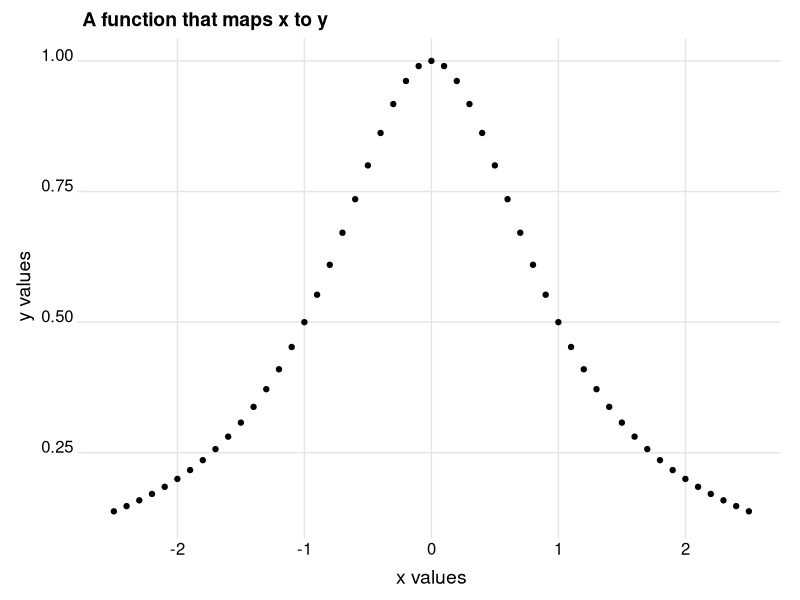
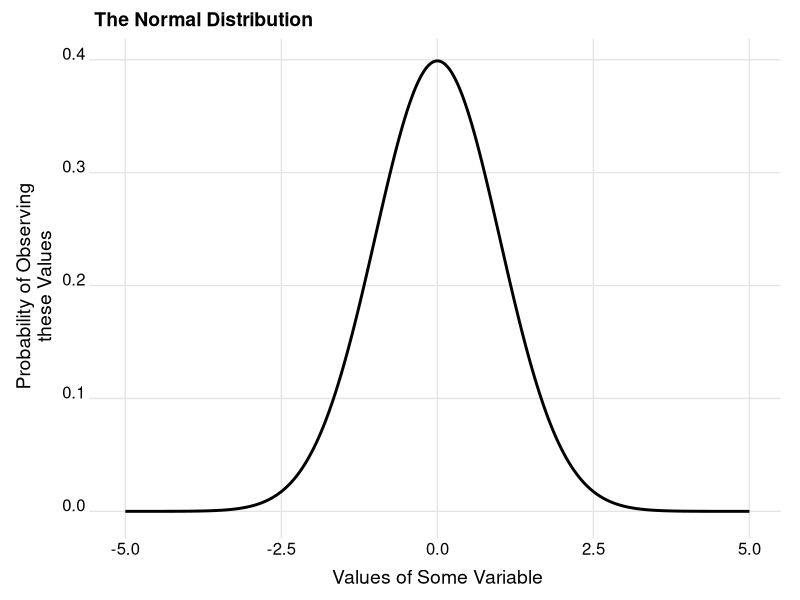
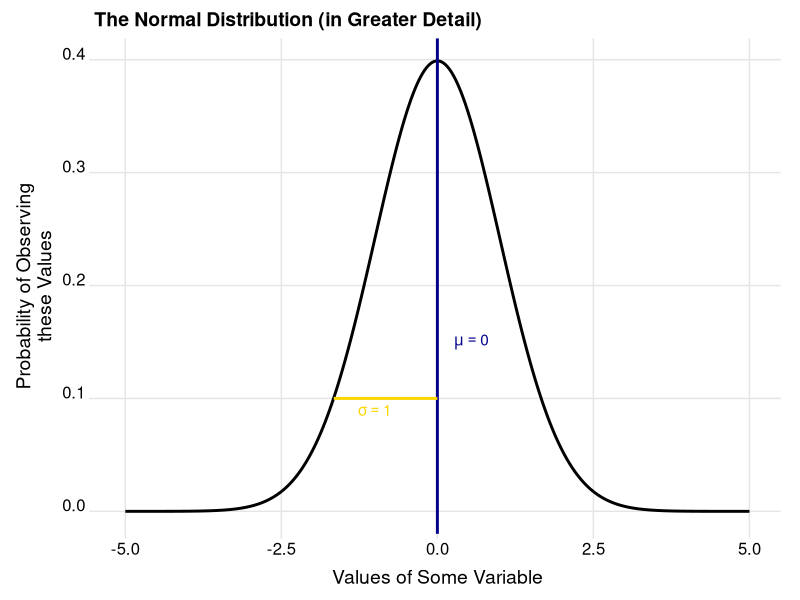
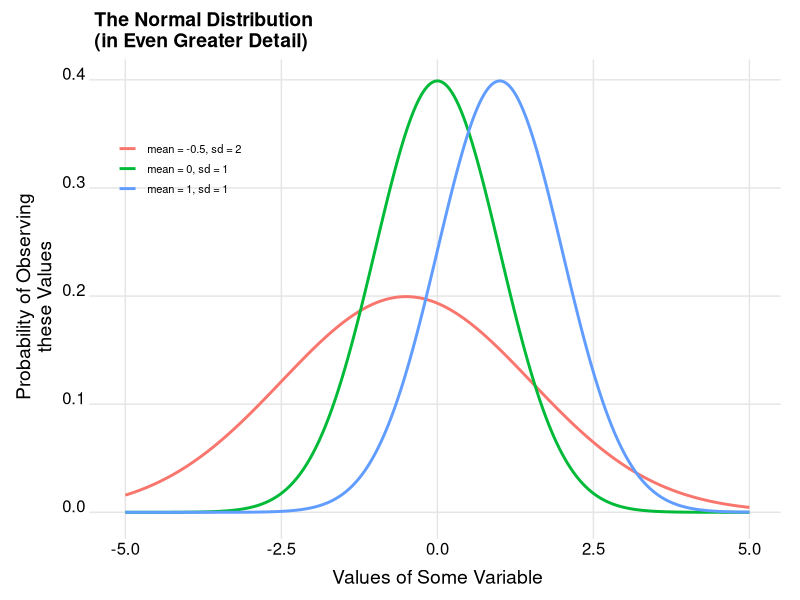
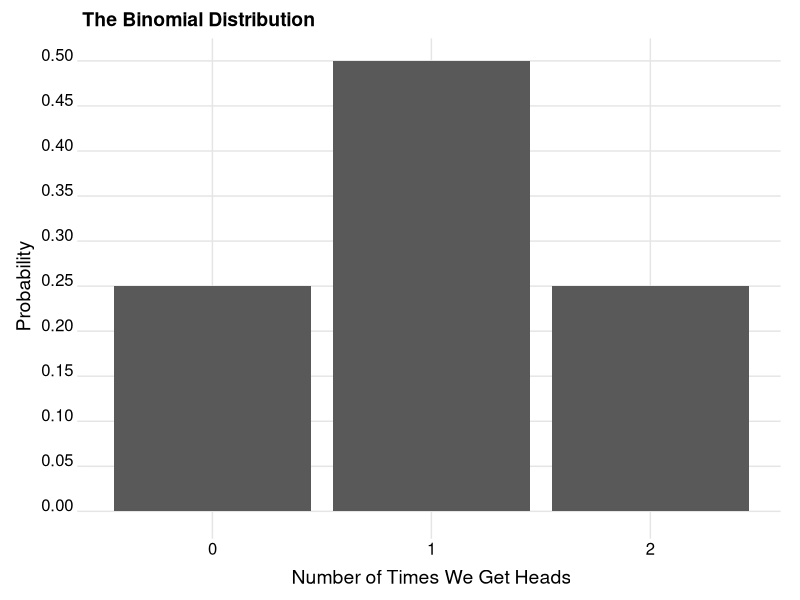
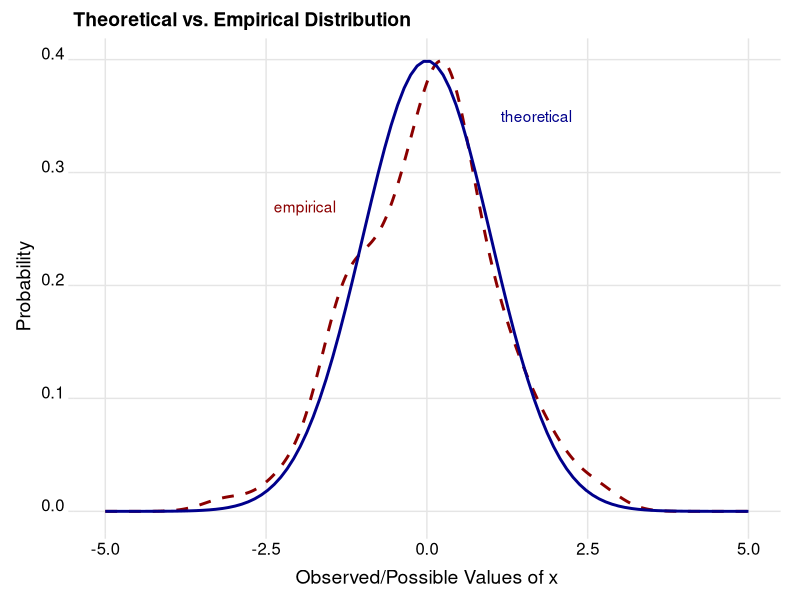
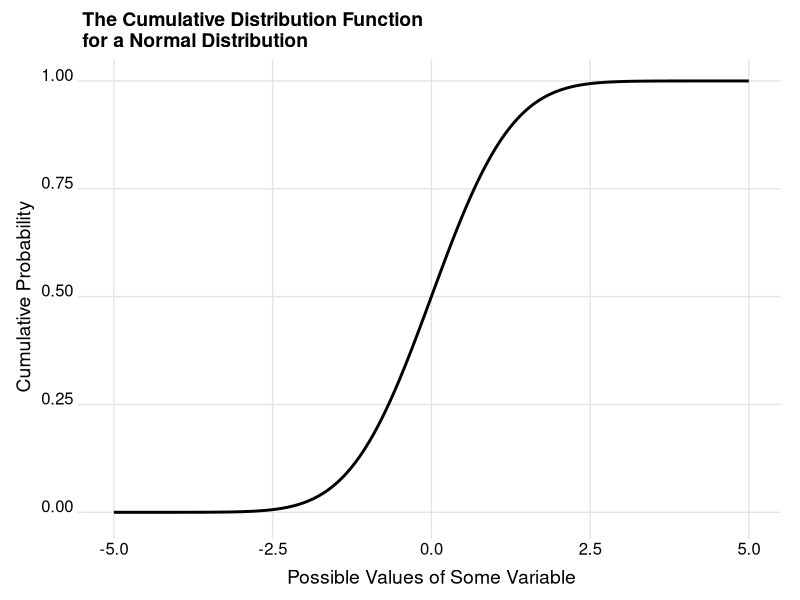
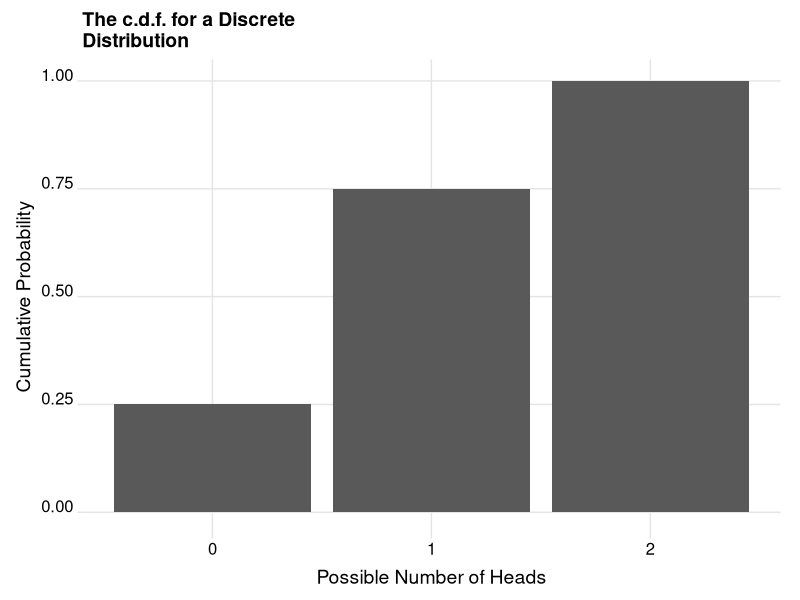

Write the R code that produced these figures, in order.
## ---- chunk 1
knitr::opts_chunk$set(echo = TRUE,
                      warning = FALSE,
                      message = FALSE,
                      fig.height = 4,
                      fig.width = 5)
## ---- chunk 2
# libraries
library(tidyverse) # for grammar
library(ggridges)  # for plotting pretty distributions
library(foreach)   # for running loops
## ---- chunk 3
# f function
f = function(x) 1 / (1 + x^2)

# vector of x values
x = seq(-2.5,2.5,0.1) # this function makes a sequence of values

# map x values to y values
y = f(x)

# plot the x-y coordinates
ggplot() +
  aes(
    x = x,
    y = y
  ) +
  geom_point() +
  labs(
    x = 'x values',
    y = 'y values',
    title = 'A function that maps x to y'
  ) +
  theme_ridges(center_axis_labels = T)
## ---- chunk 4
x = seq(-5,5,.01)
px = dnorm(x)
ggplot() +
  aes(
    x = x,
    y = px
  ) +
  geom_line(size = 1) +
  labs(
    x = "Values of Some Variable",
    y = "Probability of Observing\nthese Values",
    title = "The Normal Distribution"
  ) +
  theme_ridges(
    center_axis_labels = T
  )
## ---- chunk 5
x = seq(-5,5,.01)
px = dnorm(x)
ggplot() +
  aes(
    x = x,
    y = px
  ) +
  geom_line(size = 1) +
  geom_vline(
    xintercept = 0,
    lty = 1,
    col = 'darkblue',
    size = 1
  ) +
  geom_line(
    aes(x = c(0,x[px>=.1][1]),
        y = c(.1,.1)),
    col = 'gold',
    size = 1
  ) +
  annotate(
    'text',
    x = -1,
    y = .09,
    label = "sigma==1",
    parse=T,
    color = 'gold'
  ) +
  annotate(
    'text',
    x = .55,
    y = .15,
    label = "mu==0",
    parse=T,
    color = 'darkblue'
  ) +
  labs(
    x = "Values of Some Variable",
    y = "Probability of Observing\nthese Values",
    title = "The Normal Distribution (in Greater Detail)"
  ) +
  theme_ridges(
    center_axis_labels = T
  )
## ---- chunk 6
x = seq(-5,5,.01)
px1 = dnorm(x)
px2 = dnorm(x, mean = 1)
px3 = dnorm(x, mean = -0.5, sd = 2)
tibble(
  x = c(x,x,x),
  px = c(px1,px2,px3),
  color = rep(
    c('mean = 0, sd = 1',
      'mean = 1, sd = 1',
      'mean = -0.5, sd = 2'),
    each = length(px1)
  )
) %>%
  ggplot() +
  aes(
    x = x,
    y = px,
    color = color
  ) +
  geom_line(size = 1) +
  labs(
    x = "Values of Some Variable",
    y = "Probability of Observing\nthese Values",
    title = "The Normal Distribution\n(in Even Greater Detail)",
    color = ""
  ) +
  theme_ridges(
    center_axis_labels = T
  ) + 
  theme(
    legend.position = c(.02,.8),
    legend.text = element_text(size=8)
  )
## ---- chunk 7
cointoss = dbinom(x=0:2,size=2,prob=.5)
tibble(
  x=0:2,
  y=cointoss
)  %>%
  ggplot() +
  aes(
    x = x,
    y = y
  ) +
  geom_col() +
  scale_y_continuous(
    breaks=seq(0,.5,by=.05)
  ) +
  labs(
    x = 'Number of Times We Get Heads',
    y = 'Probability',
    title = 'The Binomial Distribution'
  ) +
  theme_ridges(
    center_axis_labels = T
  )
## ---- chunk 8
set.seed(111)
x = rnorm(
  n = 100,
  mean = 0,
  sd = 1
)
head(x)
## ---- chunk 9
tibble(
  obs = x,
  thy = dnorm(seq(-5,5,len=100))
) %>%
  ggplot() +
  geom_density(
    aes(obs),
    size = 1,
    lty = 2,
    col = 'darkred'
  ) +
  geom_line(
    aes(
      x = seq(-5,5,len=100),
      y = thy
    ),
    size = 1,
    col = 'darkblue'
  ) +
  annotate(
    'text',
    x = 1.7,
    y = .35,
    label = 'theoretical',
    col = 'darkblue'
  ) +
  annotate(
    'text',
    x = -1.9,
    y = .27,
    label = 'empirical',
    col = 'darkred'
  ) +
  labs(
    x = 'Observed/Possible Values of x',
    y = 'Probability',
    title = 'Theoretical vs. Empirical Distribution'
  ) +
  theme_ridges(
    center_axis_labels = T
  )
## ---- chunk 10
x = seq(-5,5,0.01)
p = pnorm(x)
ggplot() +
  aes(
    x,p
  ) +
  geom_line(
    size = 1
  ) +
  labs(
    x = 'Possible Values of Some Variable',
    y = 'Cumulative Probability',
    title = 'The Cumulative Distribution Function\nfor a Normal Distribution'
  ) +
  theme_ridges(
    center_axis_labels = T
  )
## ---- chunk 11
out = 0
for(i in 1:length(cointoss)) out[i] = sum(cointoss[1:i])
tibble(
  x = 0:2,
  y = out
) %>%
  ggplot() +
  aes(x,y) +
  geom_col() +
  labs(
    x = 'Possible Number of Heads',
    y = 'Cumulative Probability',
    title = 'The c.d.f. for a Discrete\nDistribution'
  ) +
  theme_ridges(
    center_axis_labels = T
  )
## ---- chunk 12
# 1. Create a vector 'x' with values that range from -5 to 5 in 
#    increments of 0.01.

x = seq(from=-5,to=5,by=0.01)

# 2. Get vector 'y' which is the corresponding probabilities 
#    for values in 'x'. These are returned by a call to `dnorm`

y = dnorm(x=x) # use defauls for mean and s.d.

# 3. Plot y over values of x.

plot(x,y)
## ---- chunk 13
ggplot(data=NULL) + # make empty plot (data=NULL by default)
  aes(              
    x = x,          # after using '+' to signify that you're
    y = y           # adding a new graphical layer, use aes()
  ) +               # to include aesthetics (x and y values to plot)
  geom_line(
    size = 1        # then tell ggplot that you want to use a
  ) +               # line of size '1' in plotting x-y values
  labs(
    x = 'x values', # add x-y labels and give the plot a title
    y = 'probabilities',
    title = 'Plotting a Normal Distribution'
  ) + 
  theme_ridges(
    center_axis_labels = T
  )
## ---- chunk 14
# 1. Create a vector 'x' with values that range from -5 to 5 in 
#    increments of 0.01.

x = seq(from=-5,to=5,by=0.01)

# 2. Get vector 'y' which is the corresponding probabilities 
#    for values in 'x'. These are returned by a call to `pnorm`

y = pnorm(x) # use defauls for mean and s.d.

# 3. Plot y over values of x.

plot(x,y)
## ---- chunk 15
ggplot(data=NULL) + # make empty plot (data=NULL by default)
  aes(              
    x = x,          # after using '+' to signify that you're
    y = y           # adding a new graphical layer, use aes()
  ) +               # to include aesthetics (x and y values to plot)
  geom_line(
    size = 1        # then tell ggplot that you want to use a
  ) +               # line of size '1' in plotting x-y values
  labs(
    x = 'x values', # add x-y labels and give the plot a title
    y = 'probabilities',
    title = 'Plotting the c.d.f. of a Normal Distribution'
  ) + 
  theme_ridges(
    center_axis_labels = T
  )
## ---- chunk 16
# 1. Create a vector 'x' of probabilities from 0 to 1.

x = seq(from=0,to=1,by=0.01)

# 2. Get vector 'y' which is the corresponding quantiles
#    for values in 'x'. These are returned by a call to `qnorm`

y = qnorm(x) # use defauls for mean and s.d.

# 3. Plot y over values of x.

plot(x,y)
## ---- chunk 17
ggplot(data=NULL) + # make empty plot (data=NULL by default)
  aes(              
    x = x,          # after using '+' to signify that you're
    y = y           # adding a new graphical layer, use aes()
  ) +               # to include aesthetics (x and y values to plot)
  geom_line(
    size = 1        # then tell ggplot that you want to use a
  ) +               # line of size '1' in plotting x-y values
  labs(
    x = 'Probabilities', # add x-y labels and give the plot a title
    y = 'Quantiles for a Random Variable',
    title = 'Plotting the Quantiles from a c.d.f.'
  ) + 
  theme_ridges(
    center_axis_labels = T
  )
## ---- chunk 18
# 1. Get vector of random draws from a normal distribution.

x = rnorm(n=100) # use defauls for mean and s.d., and n = 100

# 2. Plot a histogram of `x`

hist(x)
## ---- chunk 19
hist(x,breaks = 20)
## ---- chunk 20
hist(x,breaks=20,freq=F)
## ---- chunk 21
plot(density(x))
## ---- chunk 22
density(x)
## ---- chunk 23
d = density(x)
head(d$x) # x values
head(d$y) # y values
## ---- chunk 24
ggplot() +
  aes(x) +
  geom_histogram()
## ---- chunk 25
ggplot() +
  aes(x) +
  geom_density()
## ---- chunk 26
ggplot() +
  aes(x) +
  geom_histogram() +
  labs(
    x = 'this is the x axis',
    y = 'this is the y axis',
    title = 'this is a title'
  ) +
  theme_ridges(
    center_axis_labels = T
  )
## ---- chunk 27
summary(x)
## ---- chunk 28
# create a tidy data frame with "tibble" from the tidyr package
df = tibble(
  x = rnorm(n=100),
  y = rnorm(n=100)
)
summary(df)
## ---- chunk 29
mean(df$x) # mean of x
sd(df$x)   # s.d. of x
## ---- chunk 30
df %>%
  summarize(
    mean.x = mean(x),
    mean.y = mean(y),
    sd.x = sd(x),
    sd.y = sd(y)
  )
